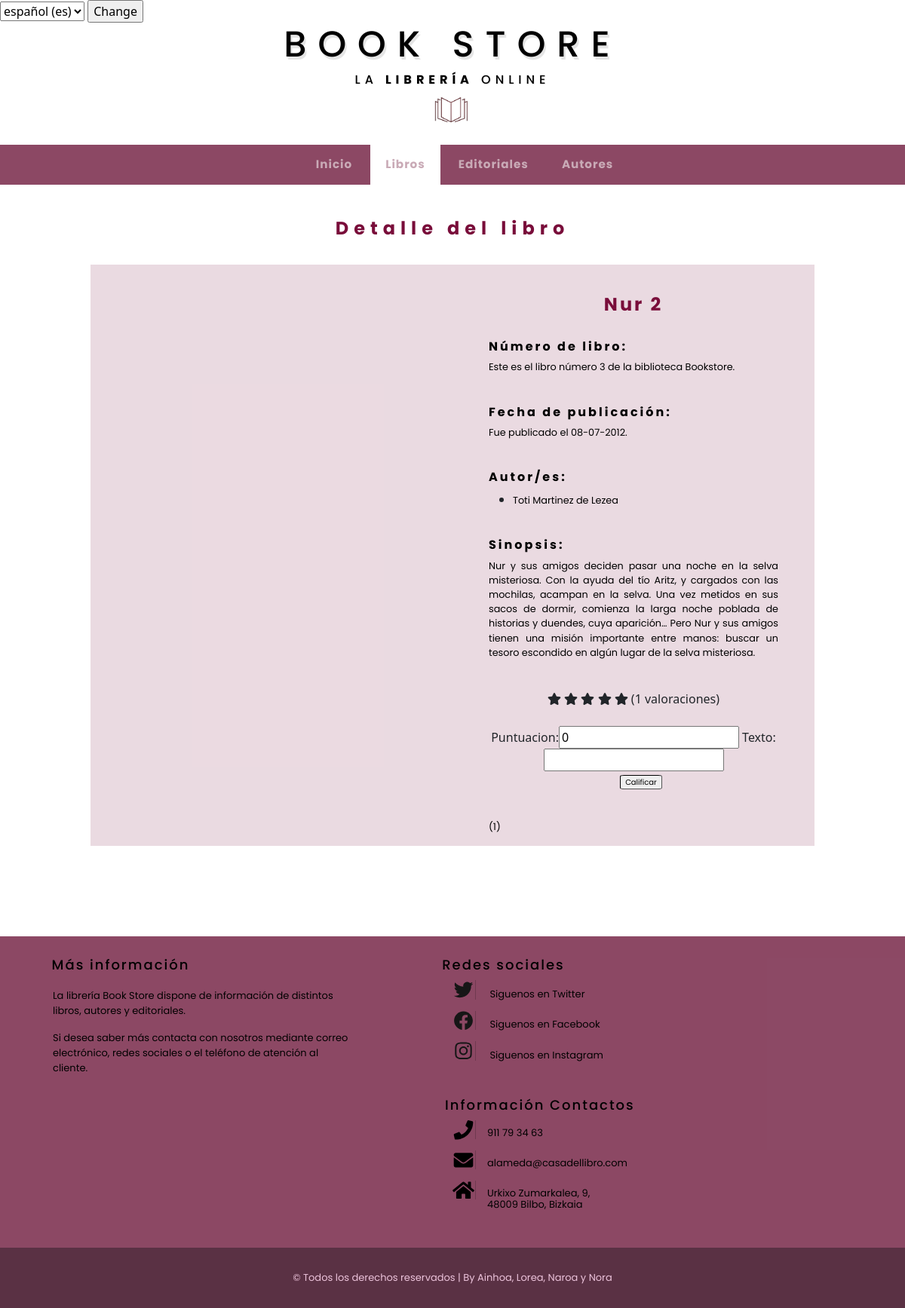
/appBookStore/libro/3/autores/, run on an earlier commit of the app's database.
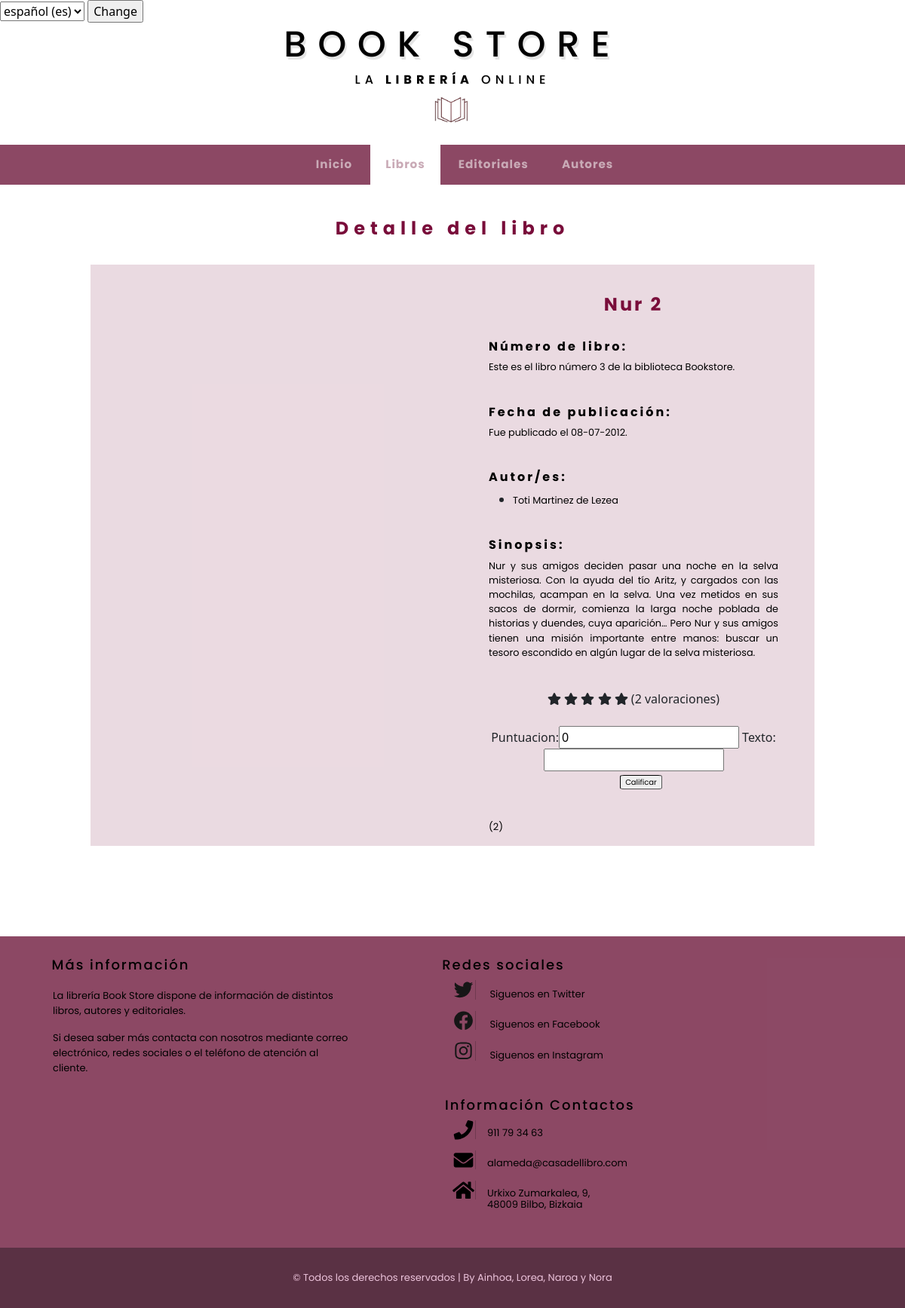
And on a later commit of the database.
### appBookStore/models.py (models this page shows, shortened)
class Libro(models.Model):
    nombre = models.CharField(max_length=50)
    autores = models.ManyToManyField(Autor)
    editorial = models.ForeignKey(Editorial, on_delete=models.CASCADE)
    genero = models.ForeignKey(Genero, on_delete=models.CASCADE)
    idioma = models.ForeignKey(Idioma, on_delete=models.CASCADE)
    paginas = models.IntegerField(default=0)
    sinopsis = models.CharField(max_length=800)
    fechaPubli = models.DateField()
    mediaValoracion = models.FloatField(default=0)
    numValoraciones = models.IntegerField(default=0)
    imagenLink = models.CharField(max_length=800)

### appBookStore/views.py (the view)
# urls.py: path('libro/<int:libro_id>/autores/', views.detallesLibro, name='detallesLibro'),
def detallesLibro(request, libro_id):
	libro = get_object_or_404(Libro, pk=libro_id)
	autores = libro.autores.all()
	form = ValoracionCrear()
	context = {'libro' : libro, 'autores' : autores, 'form': form}
	return render(request, 'detallesLibro.html', context)

### appBookStore/forms.py
class ValoracionCrear(forms.ModelForm):
    class Meta:
        model = Valoracion
        fields = ['puntuacion', 'texto']
        db_constraints = {
            'puntuacion': 'check (puntuacion<6)'
        }
    def __init__(self, *args, **kwargs):
        super().__init__(*args, **kwargs)
        self.fields['puntuacion'].widget.attrs.update({
            'class': 'form-puntuacion'
        })
        self.fields['texto'].widget.attrs.update({
            'class': 'form-texto'
        })

### appBookStore/templates/detallesLibro.html (shortened to what this page needs)
 {% extends "base.html" %}
 {% load static %}
 {% block titulo %} Detalle del libro{% endblock %}
 {% block contenido %}
    <div class="ila">
        <div class="zuta">
            <div>
            </div>
        </div>
        <div class="zuta">
            <h3 class="tituloLibro"> {{ libro.nombre}}</h3>
            <br>
                {% if libro %}
                     <div class="azpiZuta">
                        <h4 class="infoTitulos"> Número de libro:</h4>
                            <p class="texto">
                                Este es el libro número {{ libro.id}} de la biblioteca Bookstore.
                            </p>
                            <br>
                        <h4 class="infoTitulos"> Fecha de publicación:</h4>
                            <p class="texto">
                                Fue publicado el  {{ libro.fechaPubli |date:'d-m-Y'}}.
                            </p>
                            <br>
                        <h4 class="infoTitulos"> Autor/es:</h4>
                            <div class="texto">
                                {% if autores %}
                                    {% for a in autores %}
                                    <ul>
                                    <li>
                                        <p class="texto">
                                        <a href= "{% url 'detallesAutores' a.id %}">{{ a.nombre }}</a>
                                        </p>
                                    </li>
                                    </ul>
                                    {% endfor %}
                                    {% else %}
                                        <p class="texto">No se dispone de la información del autor del libro {{editorial.nombre}}</p>
                                    {% endif %}
                                </div>
                            <br>
                        <h4 class="infoTitulos"> Sinopsis:</h4>
                            <p class="texto">
                                {{ libro.sinopsis}}
                            </p>
                            <br>
                        <div class="detallesClasificacionestrellas">
                            <form action="{% url 'getDatosValoracion' libro.id %}" method="POST">
                            <span class="fa fa-star" onload="mediaEstrellas(this, parseInt('{{libro.mediaValoracion}}'))" id="1estrella"></span>
                            <span class="fa fa-star" id="2estrella"></span>
                            <span class="fa fa-star" id="3estrella"></span>
                            <span class="fa fa-star" id="4estrella"></span>
                            <span class="fa fa-star" id="5estrella"></span>
                            ({{libro.numValoraciones}} valoraciones)
                            <div id="calificar">
                                {{form}}
                            </div>
    <button type="submit" class="botonCalificar" style="border:#000000;border-style:inset;border-width: thin; font-family: 'Poppins', sans-serif; border-radius: 10%; margin-left: 20px; font-size:x-small;"
     >Calificar</button>
</form>
                        </div>
                        <p class="texto">
                            ({{libro.numValoraciones}})
                        </p>
                    </div>
                    {% else %}
                        <p class="texto">No se dispone de la información del autor del libro {{editorial.nombre}}</p>
                {% endif %}
        </div>
    </div>
 {% endblock %}

What changed in the data, as far as the page shows it:
changed Libro "Nur 2": numValoraciones "1" → "2"
